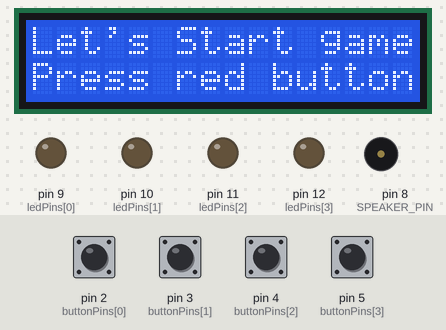
A sketch run on a simulated Arduino Uno, built with avr-gcc and run on an emulated ATmega328P. Parts: 16×2 character LCD, output pins drawn as LEDs (lit = HIGH), buzzer (waves = sounding). The test bench sets the inputs (shaded band); at power-on: pin 2 (buttonPins[0]), pin 3 (buttonPins[1]), pin 4 (buttonPins[2]), pin 5 (buttonPins[3]) HIGH. Random numbers use the default seed unless the sketch sets one; what the sketch prints to the serial monitor is not drawn.

Above: at 1.2 s.
1.3 s: pin 5 (buttonPins[3]) pulled LOW for 3.2 s
At 2.1 s:
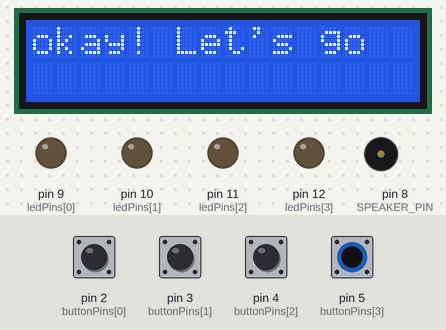
At 4.8 s:
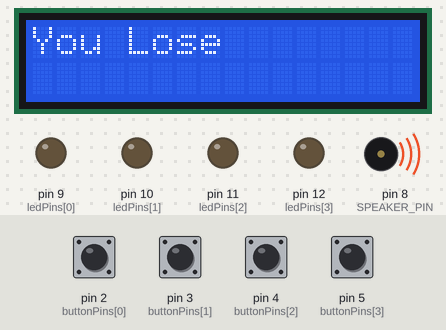
6.0 s: pin 5 (buttonPins[3]) driven LOW
9.0 s: pin 5 (buttonPins[3]) driven HIGH
11.7 s: pin 3 (buttonPins[1]) pulled LOW for 0.15 s
At 11.85 s:
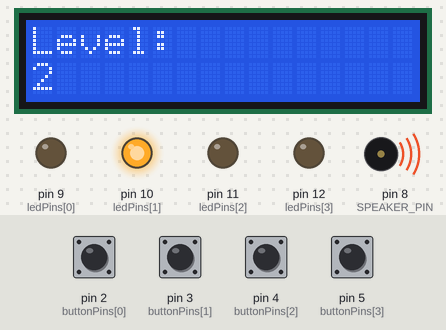
Timing chart, 0 to 14.5 s (numbered marks = the images above; inputs shaded):
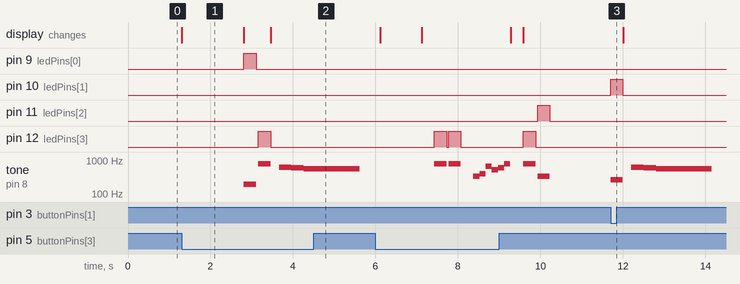

The sketch:

memory_game.ino
```cpp
// (licence header left out)
#include <LiquidCrystal.h>
#define NOTE_G3 196
#define NOTE_C4 262
#define NOTE_DS5 622
#define NOTE_D5 587
#define NOTE_CS5 554
#define NOTE_E4 330
#define NOTE_G4 392
#define NOTE_E5 659
#define NOTE_C5 523
#define NOTE_G5 784
#define SPEAKER_PIN 8
#define MAX_GAME_LENGTH 100

LiquidCrystal lcd(6,A1,A2,A3,A4,A5);

const byte ledPins[] = {9, 10, 11, 12};
const byte buttonPins[] = {2, 3, 4, 5};

const int gameTones[] = { NOTE_G3, NOTE_C4, NOTE_E4, NOTE_G5};

byte gameSequence[MAX_GAME_LENGTH] = {0};
byte gameIndex = 0;

void setup() {
  lcd.begin(16,2);
  lcd.setCursor(0,0);
  lcd.write("Let's Start game");
  lcd.setCursor(0,1);
  lcd.write("Press red button");
  Serial.begin(9600);
  for (byte i = 0; i < 4; i++) {
    pinMode(ledPins[i], OUTPUT);
    pinMode(buttonPins[i], INPUT_PULLUP);
  }
  pinMode(SPEAKER_PIN, OUTPUT);
  randomSeed(analogRead(A0));
}

/**
   Lights the given LED and plays a suitable tone
*/
void lightLedAndPlayTone(byte ledIndex) {
  digitalWrite(ledPins[ledIndex], HIGH);
  tone(SPEAKER_PIN, gameTones[ledIndex]);
  delay(300);
  digitalWrite(ledPins[ledIndex], LOW);
  noTone(SPEAKER_PIN);
}

/**
   Plays the current sequence of notes that the user has to repeat
*/
void playSequence() {
  for (int i = 0; i < gameIndex; i++) {
    byte currentLed = gameSequence[i];
    lightLedAndPlayTone(currentLed);
    delay(50);
  }
}

/**
    Waits until the user pressed one of the buttons,
    and returns the index of that button
*/
byte readButtons() {
  while (true) {
    for (byte i = 0; i < 4; i++) {
      byte buttonPin = buttonPins[i];
      if (digitalRead(buttonPin) == LOW) {
        return i;
      }
    }
    delay(1);
  }
}

/**
  Play the game over sequence, and report the game score
*/
void gameOver() {
  Serial.print("Game over! your score: ");
  Serial.println(gameIndex - 1);
  gameIndex = 0;
  delay(200);

  // Play a Wah-Wah-Wah-Wah sound
  tone(SPEAKER_PIN, NOTE_DS5);
  delay(300);
  tone(SPEAKER_PIN, NOTE_D5);
  delay(300);
  tone(SPEAKER_PIN, NOTE_CS5);
  delay(300);
  for (byte i = 0; i < 10; i++) {
    for (int pitch = -10; pitch <= 10; pitch++) {
      tone(SPEAKER_PIN, NOTE_C5 + pitch);
      delay(5);
    }
  }
  noTone(SPEAKER_PIN);
  delay(500);
}

/**
   Get the user's input and compare it with the expected sequence.
*/
bool checkUserSequence() {
  for (int i = 0; i < gameIndex; i++) {
    byte expectedButton = gameSequence[i];
    byte actualButton = readButtons();
    lightLedAndPlayTone(actualButton);
    if (expectedButton != actualButton) {
      return false;
    }
  }
  return true;
}

/**
   Plays a hooray sound whenever the user finishes a level
*/
void playLevelUpSound() {
  tone(SPEAKER_PIN, NOTE_E4);
  delay(150);
  tone(SPEAKER_PIN, NOTE_G4);
  delay(150);
  tone(SPEAKER_PIN, NOTE_E5);
  delay(150);
  tone(SPEAKER_PIN, NOTE_C5);
  delay(150);
  tone(SPEAKER_PIN, NOTE_D5);
  delay(150);
  tone(SPEAKER_PIN, NOTE_G5);
  delay(150);
  noTone(SPEAKER_PIN);
}

/**
   The main game loop
*/
int index = 1;
int start = 0;
void loop() {

  if (start == 0) {
    byte buttonPin = buttonPins[3];
    if (digitalRead(buttonPin) == LOW){
        lcd.clear();
        lcd.setCursor(0,0);
        lcd.write("okay! Let's go");
        delay(1500);
        lcd.clear();
        lcd.setCursor(0,0);
        lcd.write("Level:");
        lcd.setCursor(0,1);
        lcd.print(index);
        start+=1;
    }
  }
  else{
    // Add a random color to the end of the sequence
    gameSequence[gameIndex] = random(0, 4);
    gameIndex++;
    if (gameIndex >= MAX_GAME_LENGTH) {
      gameIndex = MAX_GAME_LENGTH - 1;
    }
    playSequence();
    if (!checkUserSequence()) {
      index = 1;
      lcd.clear();
      lcd.setCursor(0,0);
      lcd.write("You Lose");
      gameOver();
      lcd.clear();
      lcd.setCursor(0,0);
      lcd.write("Let's restart");
      delay(1000);
      lcd.clear();
      lcd.setCursor(0,0);
      lcd.write("Level:");
      lcd.setCursor(0,1);
      lcd.print(index);
    }

    delay(300);

    if (gameIndex > 0) {
      index+=1;
      playLevelUpSound();
      lcd.clear();
      lcd.setCursor(0,0);
      lcd.write("Correct!");
      delay(300);
      lcd.clear();
      lcd.setCursor(0,0);
      lcd.write("Level:");
      lcd.setCursor(0,1);
      lcd.print(index);
    }
  }
}
```

Measured:
- after the input at 1.3 s, pin 9 (ledPins[0]): LOW → HIGH after 1.5 s, → LOW 0.30 s later; pin 12 (ledPins[3]): LOW → HIGH after 1.9 s, → LOW 0.30 s later; tone on pin 8 (SPEAKER_PIN): plays 196 Hz for 0.30 s, 784 Hz for 0.30 s, 622 Hz for 0.30 s, 587 Hz for 0.30 s, 554 Hz for 1.4 s, starting after 1.5 s; the display: changes at once (image 1)
- after the input at 11.7 s, pin 10 (ledPins[1]): LOW → HIGH at once, → LOW 0.30 s later; tone on pin 8 (SPEAKER_PIN): plays 262 Hz for 0.30 s, 622 Hz for 0.30 s, 587 Hz for 0.30 s, 554 Hz for 1.4 s, starting at once
- what the display in image 1 shows lasts 1.5 s, from 1.3 s to 2.8 s
